Frame 1 (no input): blank canvas, image omitted
Frame 60 (no input): blank canvas, image omitted
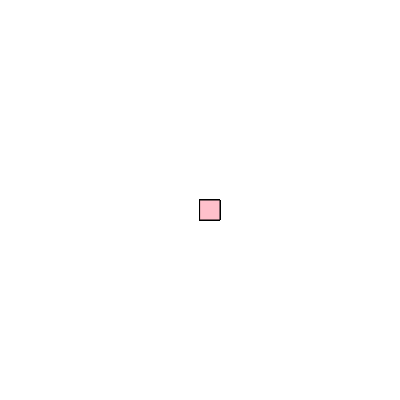
Frame 120 (the mouse pressed at the canvas centre since frame 60)

The p5.js sketch whose frames 1 and 60 were blank and that drew this single picture after the mouse press (run headless with seeded random() and noise() and a simulated clock; from frame 60 on, the mouse is pressed at the canvas centre):

// p5.js sketch
// ── sketch.js
function setup() {
    createCanvas(400, 400);
  }
  
  function draw() {
    stroke("black")
    fill("pink");
  
    
    if(mouseIsPressed) {
      rect(mouseX, mouseY, 20, 20)
    }
  }
// ── style.css
html, body {
    margin: 0;
    padding: 0;
  }
  canvas { 
     display: block;
  }
